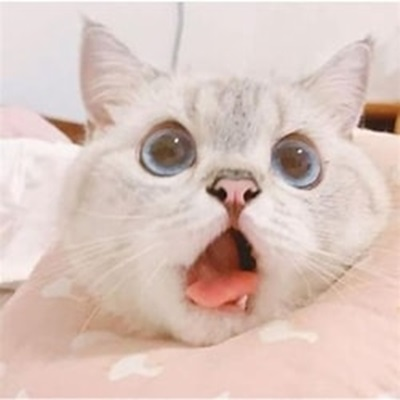
#> input picture day09/cat.jpg, 400 x 400 px, found by its file name
$ python p62_opencv.py   (older library calls are emulated)
#> lines starting #> are read from the running program, lines starting #| are printed output that depends on the picture; after the words box and inside, x2 and y2 are one past the last pixel; in counts of white or black regions, pixels touching at a corner belong together
# file: p62_opencv.py
# desc: OpenCV 계속

import cv2

image = cv2.imread('./day09/cat.jpg', cv2.IMREAD_UNCHANGED)
#> image is the input picture: shape (400, 400, 3); mean B, G, R 188.3, 196.1, 217.5
dst = cv2.blur(image, (10,10), anchor=(-1,-1), borderType=cv2.BORDER_DEFAULT)
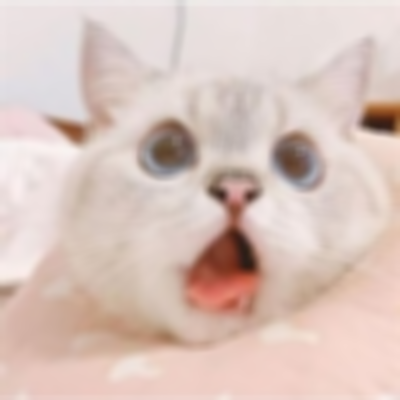
#> dst: shape (400, 400, 3); mean B, G, R 188.3, 196.1, 217.5

gray = cv2.cvtColor(image, cv2.COLOR_BGR2GRAY)
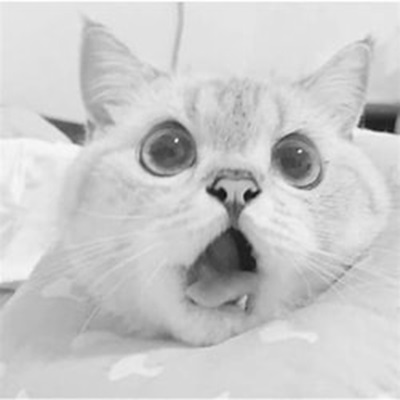
#> gray: shape (400, 400); min 13, max 255, mean 201.6
sobel = cv2.Sobel(gray, cv2.CV_8U, 1,0,3)
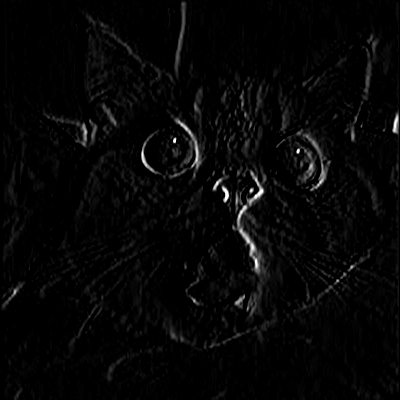
#> sobel: shape (400, 400); min 0, max 255, mean 6.4
laplacian = cv2.Laplacian(gray, cv2.CV_8U,ksize=3)
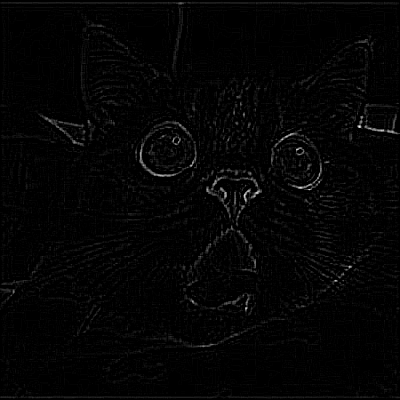
#> laplacian: shape (400, 400); min 0, max 246, mean 4.5
canny = cv2.Canny(image, 100, 255)
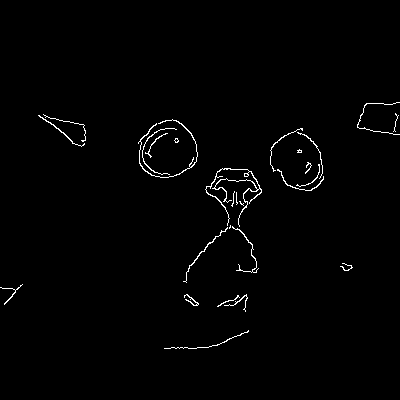
#> canny: shape (400, 400); 1.2% white in thin lines or dots, all inside (x1, y1, x2, y2) = (0, 102, 400, 349)

height, width, channel = image.shape
#> height = 400; width = 400; channel = 3

cv2.imshow('Cat', image) # 원본
cv2.imshow('Blur', dst) # 블러 이미지
cv2.imshow('Sobel', sobel) # 입체감 있는 윤곽
cv2.imshow('Laplacian', laplacian) # 일반적인 윤곽
cv2.imshow('Canny', canny) # 흑백 윤곽


cv2.waitKey(0)
cv2.destroyAllWindows()
